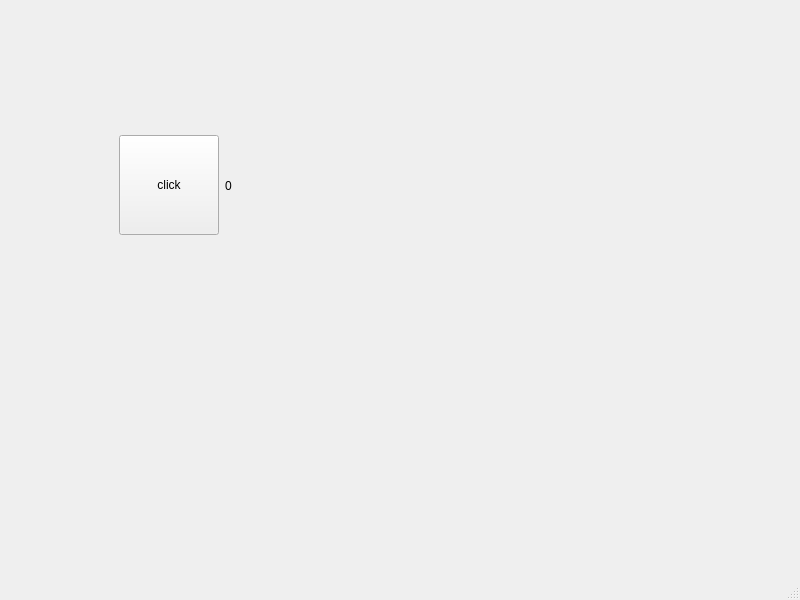
<?xml version="1.0" encoding="UTF-8"?>
<ui version="4.0">
 <class>MainWindow</class>
 <widget class="QMainWindow" name="MainWindow">
  <property name="geometry">
   <rect>
    <x>0</x>
    <y>0</y>
    <width>800</width>
    <height>600</height>
   </rect>
  </property>
  <property name="windowTitle">
   <string>MainWindow</string>
  </property>
  <widget class="QWidget" name="centralwidget">
   <widget class="QWidget" name="horizontalLayoutWidget">
    <property name="geometry">
     <rect>
      <x>119</x>
      <y>130</y>
      <width>401</width>
      <height>111</height>
     </rect>
    </property>
    <layout class="QHBoxLayout" name="horizontalLayout">
     <item>
      <widget class="QPushButton" name="click">
       <property name="maximumSize">
        <size>
         <width>100</width>
         <height>100</height>
        </size>
       </property>
       <property name="baseSize">
        <size>
         <width>30</width>
         <height>30</height>
        </size>
       </property>
       <property name="text">
        <string>click</string>
       </property>
       <property name="iconSize">
        <size>
         <width>30</width>
         <height>30</height>
        </size>
       </property>
      </widget>
     </item>
     <item>
      <widget class="QLabel" name="label">
       <property name="text">
        <string>0</string>
       </property>
      </widget>
     </item>
    </layout>
   </widget>
  </widget>
  <widget class="QMenuBar" name="menubar">
   <property name="geometry">
    <rect>
     <x>0</x>
     <y>0</y>
     <width>800</width>
     <height>22</height>
    </rect>
   </property>
  </widget>
  <widget class="QStatusBar" name="statusbar"/>
 </widget>
 <resources/>
 <connections/>
</ui>
